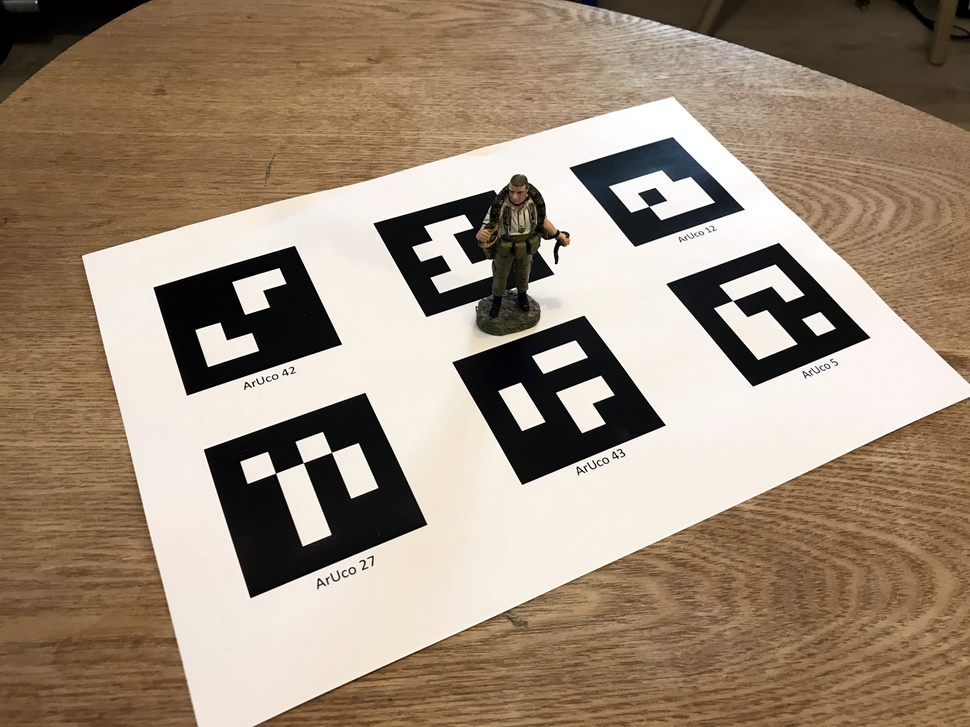
#> input picture posts/data/2021-02-24-Positioning-Using-ArUco-Tags/ArUco.jpg, 970 x 727 px, shrunk from 4032 x 3024 before the run
$ jupyter execute 2021-02-25-Precise-Positioning-Using-ArUco-Tag-Interior-Points.ipynb
#> lines starting #> are read from the running program, lines starting #| are printed output that depends on the picture; after the words box and inside, x2 and y2 are one past the last pixel; in counts of white or black regions, pixels touching at a corner belong together; long printed decimals are rounded
## The Context
In a previous [post](https://cgcooke.github.io/Blog/ar/computer%20vision/blender/visualisation/2021/02/17/An-Introduction-To-Augemented-Reality.html), I showed how we could use an ArUco tag to find the position and orientation of a camera. This was done using the four exterior points on the tag. If we detect more points on the tag, we could position the camera more accurately with respect to the tag.

At a high level, what we can do is:
1. Detect the exterior corners of the tag
2. Compute the homography (relationship) between the tag and its image
3. Detect points in the image
4. Transform them using the homography
5. Detect points in the tag
6. Match the transformed points from the image with points in the tag
7. Use all of the points to position the camera

As always, let's start by importing what we need.

[cell 1]
import numpy as np
import cv2
import cv2.aruco as aruco
import matplotlib.pyplot as plt
from scipy.spatial.transform import Rotation as Rot
import glob
from sklearn.neighbors import KDTree

plt.rcParams['figure.figsize'] = [20,20]

I've already calibrated the camera, which means that we have both the camera matrix (K) and the distortion parameters for the camera.

[cell 2]
K = np.array([[3286.9, 0.0 , 2032.8],
              [0.0   , 3282.3, 1519.1],
              [0.0   , 0.0   ,    1.0]])

dist = np.array([[2.44663616e-01],[-1.48023303e+00],[2.04607109e-03],[1.53484564e-03],[2.56349651e+00]])

points_3d = np.array([[0.0,1.0,0.0],
                      [1.0,1.0,0.0],
                      [1.0,0.0,0.0],
                      [0.0,0.0,0.0]])

tag_size_pixels = 1_000

Now we need to configure our ArUco code detector.

Firstly, specify that it should look for a "4X4_50" type tag.

[cell 3]
arucoDict = cv2.aruco.Dictionary_get(cv2.aruco.DICT_4X4_50)

Secondly, we tell it that we want to configure the detector; in particular, we want to find the corners to a very high degree of accuracy (Sub-Pixel).

[cell 4]
arucoParams = cv2.aruco.DetectorParameters_create()
arucoParams.cornerRefinementMethod = aruco.CORNER_REFINE_SUBPIX
arucoParams.cornerRefinementWinSize = 25

### Detect the exterior corners of the tag
Now let's extract the exterior points of the tag.

[cell 5]
fname = 'data/2021-02-24-Positioning-Using-ArUco-Tags/ArUco.jpg'
img = cv2.imread(fname)
#> img is the input picture: shape (727, 970, 3); mean B, G, R 120.8, 139.8, 158
gray = cv2.cvtColor(img,cv2.COLOR_BGR2GRAY)
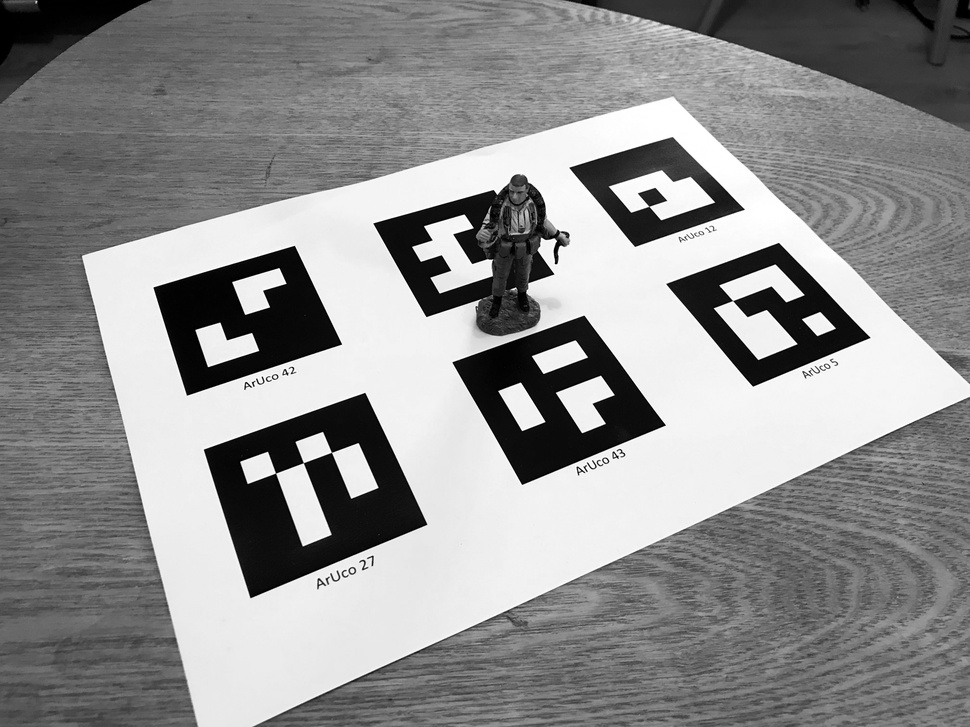
#> gray: shape (727, 970); min 0, max 255, mean 143.1

(aruco_tag_corners, ids, rejected) = cv2.aruco.detectMarkers(gray, arucoDict, parameters=arucoParams)
#> aruco_tag_corners = 5 items; ids = [27, 43, 42, 5, 12]; rejected = 18 items

aruco_tag_corners = np.array(aruco_tag_corners).squeeze()

### Compute the homography
Now let's find the homography/relationship between the tag and the image.

[cell 6]
def find_homography(corners,tag_size_pixels):
    src_pts = corners
    dst_pts = np.array([[0, tag_size_pixels], [tag_size_pixels, tag_size_pixels],
                        [tag_size_pixels, 0], [0, 0]])

    M, mask = cv2.findHomography(src_pts, dst_pts, cv2.RANSAC, 5.0)
    return(M)

tag_index = 0
tag_number = int(ids[tag_index])
#> tag_number = 27

[cell 7]
M = find_homography(aruco_tag_corners[tag_index,:,:], tag_size_pixels)
#> in find_homography, `src_pts = corners`: src_pts = [[203.3, 449.4], [364.5, 392.4], [427, 523.8], [250.3, 597.8]]
#> in find_homography, `M, mask = cv2.findHomography(src_pts, dst_pts, cv2.RANSAC, 5.0)`: M = [[8.35, -2.64, -508.6], [-3.98, -9.5, 6673.8], [-0.000128, 0.00139, 1]]; mask = [1, 1, 1, 1]

### Detect points in the image
Now let's detect the points in the image and the tag.

[cell 8]
def detect_features(image,max_num_features=200,threshold=0.01,min_distance=50):
    detected_corners = cv2.goodFeaturesToTrack(image,max_num_features,threshold,min_distance)
    winSize = (5, 5)
    zeroZone = (-1, -1)
    criteria = (cv2.TERM_CRITERIA_EPS + cv2.TermCriteria_COUNT, 40, 0.001)
    # Calculate the refined corner locations
    detected_corners = cv2.cornerSubPix(image, detected_corners, winSize, zeroZone, criteria)
    return(detected_corners)

[cell 9]
detected_features_image = detect_features(gray)
#> in detect_features, `detected_corners = cv2.goodFeaturesToTrack(image,max_num_features,thre..`: detected_corners = 120 rows, first 8: [869, 337], [555, 263], [472, 227], [802, 319], [667, 284], [413, 247], [714, 308], [303, 463]
#> in detect_features, `detected_corners = cv2.cornerSubPix(image, detected_corners, winSize, ..`: detected_corners = 120 rows, first 8: [870, 337.3], [555, 263], [476.7, 231], [801.4, 318.9], [665.7, 283.6], [411.5, 246.5], [713.3, 308], [303.3, 462.7]
#> detected_features_image has the same summary as detected_corners in detect_features
for i in detected_features_image:
    x,y = i.ravel()
    plt.scatter(x,y)
#> this loop made 120 passes
#> (x, y) on passes 1 to 12: (870, 337.3), (555, 263), (476.7, 231), (801.4, 318.9), (665.7, 283.6), (411.5, 246.5), (713.3, 308), (303.3, 462.7), (605.5, 423.1), (497.6, 390.7), (545.1, 421.3), (666.7, 200.2)

plt.imshow(img[:,:,::-1])
plt.show()
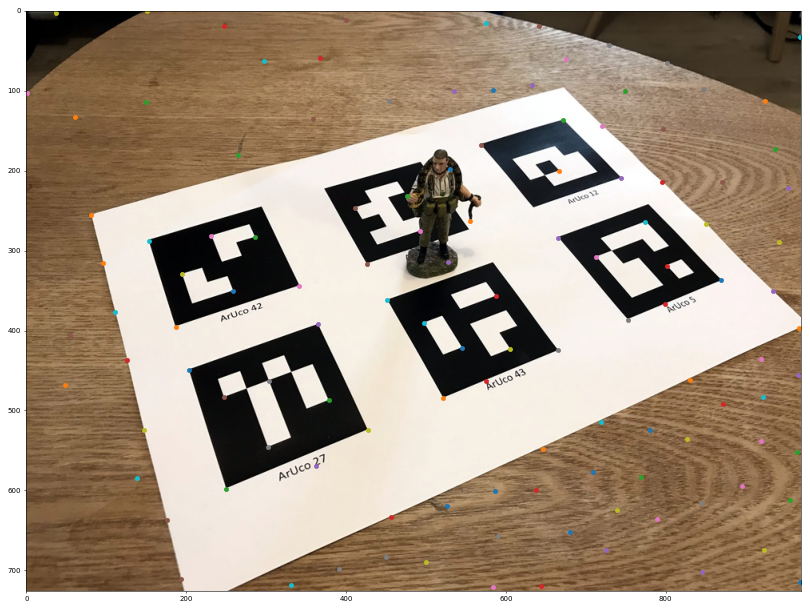
#> figure drawn by matplotlib, 1 panel

[cell 10]
# load the ArUCo dictionary
def load_tag(tag_number, tag_size_pixels):
    arucoDict = cv2.aruco.Dictionary_get(cv2.aruco.DICT_4X4_50)
    tag = np.zeros((tag_size_pixels, tag_size_pixels, 1), dtype="uint8")
    cv2.aruco.drawMarker(arucoDict, tag_number, tag_size_pixels, tag, 1);
    tag = tag.squeeze();
    return(tag)

### Transform the points using the homography
Now let's transform the points detected in the image using homography. This means that a point seen in the image should be in the same x,y position as the corresponding point in the tag after the transform.

[cell 11]
detected_features_image_transformed = cv2.perspectiveTransform(detected_features_image, M)
#> detected_features_image_transformed = 120 rows, first 8: [4323.8, 6.08], [2651.5, 1521.6], [2271.4, 2052], [3986.7, 340.9], [3287.5, 1018], [1764.9, 2091.1], [3468.4, 681.4], [499.3, 669.4]
detected_features_image_transformed[:,:,1] = tag_size_pixels - detected_features_image_transformed[:,:,1]

### Detect points in the tag

[cell 12]
tag = load_tag(tag_number, tag_size_pixels)
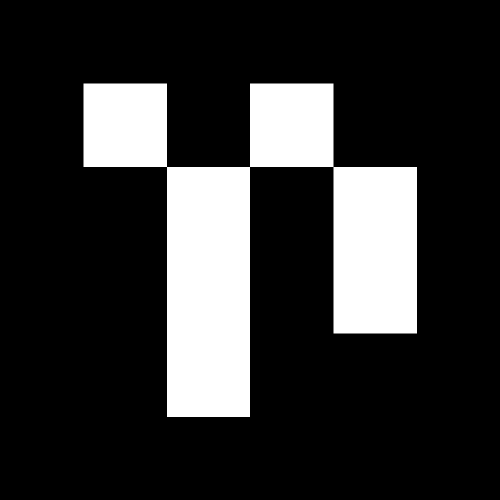
#> tag: shape (1000, 1000) (shown at 1/2 size); 19.4% white; 1 white region, box (x1, y1, x2, y2) and area: (167, 167, 834, 834) 194389
detected_features_tag = detect_features(tag, max_num_features=200, threshold=0.1, min_distance=50)
#> in detect_features (call 2), `detected_corners = cv2.goodFeaturesToTrack(image,max_num_features,thre..`: detected_corners = 13 rows, first 8: [667, 334], [500, 334], [334, 334], [499, 833], [334, 833], [833, 666], [667, 666], [833, 334]
#> in detect_features (call 2), `detected_corners = cv2.cornerSubPix(image, detected_corners, winSize, ..`: detected_corners = 13 rows, first 8: [666.5, 333.5], [499.5, 333.5], [333.5, 333.5], [499.4, 833.4], [333.6, 833.4], [833.4, 666.4], [666.6, 666.4], [833.4, 333.6]
#> detected_features_tag has the same summary as detected_corners in detect_features

Now let's visualise the extracted key points. I'm plotting the transformed points from the image in red and the features from the tag in blue.

[cell 13]
for feature in detected_features_image_transformed:
    x,y = feature.ravel()
    plt.scatter(x,y,color='r',alpha=0.5, s=1_000)
#> this loop made 120 passes
#> (x, y) on passes 1 to 12: (4323.8, 993.9), (2651.5, -521.6), (2271.4, -1052), (3986.7, 659.1), (3287.5, -18.03), (1764.9, -1091.1), (3468.4, 318.6), (499.3, 330.6), (2271.4, 837.1), (1767.9, 334.8), (1934.2, 667.6), (3798.2, -778.2)

for feature in detected_features_tag:
    x,y = feature.ravel()
    plt.scatter(x,y,color='b',alpha=0.5, s=1_000)
#> this loop made 13 passes
#> (x, y) on passes 1 to 12: (666.5, 333.5), (499.5, 333.5), (333.5, 333.5), (499.4, 833.4), (333.6, 833.4), (833.4, 666.4), (666.6, 666.4), (833.4, 333.6), (166.6, 333.4), (666.4, 166.6), (499.6, 166.6), (333.4, 166.6)

plt.imshow(tag,cmap='gray')
plt.show()
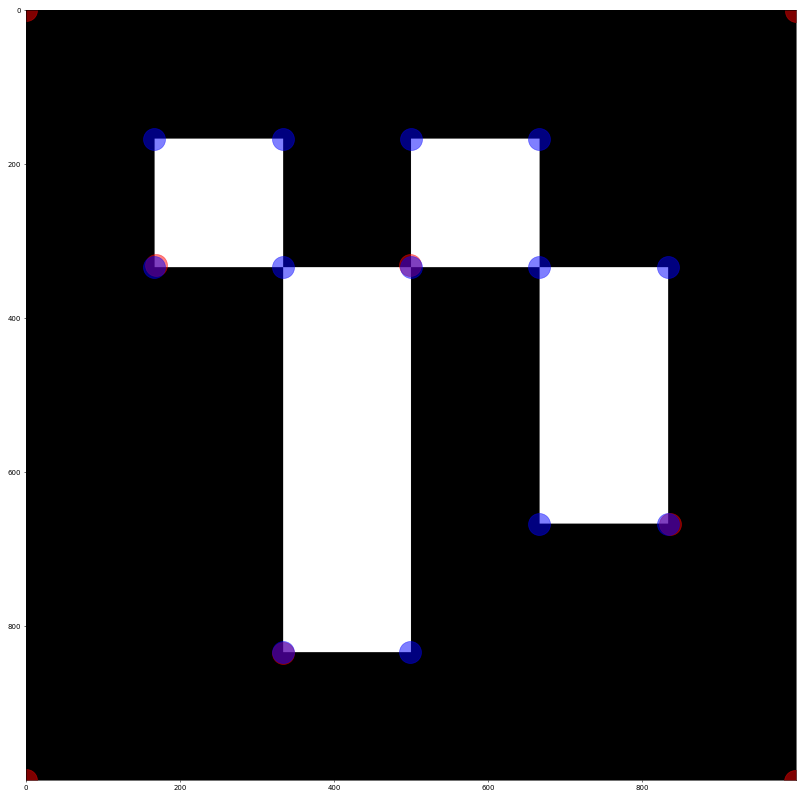
#> figure drawn by matplotlib, 1 panel

[cell 14]
detected_features_image_transformed[:,:,1] = tag_size_pixels - detected_features_image_transformed[:,:,1]
detected_features_tag[:,:,1] = tag_size_pixels - detected_features_tag[:,:,1]

### Match the transformed points from the image, with points in the tag

[cell 15]
def match_features(detected_features_image_transformed, detected_features_tag):
    X = detected_features_image_transformed.squeeze()  # 10 points in 3 dimensions
    tree = KDTree(X, leaf_size=2)

    detected_features_tag = detected_features_tag.squeeze()

    points_3d = []
    points_2d = []

    for i in range(detected_features_tag.shape[0]):
        dist, ind = tree.query(detected_features_tag[i].reshape((1,-1)), k=1)
        points_3d.append(detected_features_tag[i])
        points_2d.append(detected_features_image[int(ind)])

    points_3d = np.array(points_3d)
    points_2d = np.array(points_2d)
    points_2d = points_2d.squeeze()

    points_3d /= tag_size_pixels

    return(points_2d, points_3d)

[cell 16]
points_2d_interior, points_3d_interior =  match_features(detected_features_image_transformed, detected_features_tag)
#> in match_features, `X = detected_features_image_transformed.squeeze()`: X = 120 pairs, first value -815.7 to 8128.9, second value -2123.6 to 6513.6
#> in match_features, `detected_features_tag = detected_features_tag.squeeze()`: detected_features_tag = 13 rows, first 8: [666.5, 666.5], [499.5, 666.5], [333.5, 666.5], [499.4, 166.6], [333.6, 166.6], [833.4, 333.6], [666.6, 333.6], [833.4, 666.4]
#> the loop in match_features, `for i in range(detected_features_tag.shape[0]):` made 13 passes
#> (dist, ind) on passes 1 to 12: ([167.2], [7]), ([2.94], [7]), ([163.9], [25]), ([166.1], [27]), ([1.76], [27]), ([3.04], [22]), ([169.9], [22]), ([333], [22]), ([4.33], [25]), ([234.1], [7]), ([164], [7]), ([231.7], [25])
#> after the loop in match_features, `for i in range(detected_features_tag.shape[0]):`: points_2d = [[[303.3, 462.7]], [[303.3, 462.7]], [[247.4, 483.6]], [[302.5, 546.1]], [[302.5, 546.1]], [[378.2, 487.1]], [[378.2, 487.1]], [[378.2, 487.1]], [[247.4, 483.6]], [[303.3, 462.7]], [[303.3, 462.7]], [[247.4, 483.6]], [[247.4, 483.6]]]; points_3d = [[666.5, 666.5], [499.5, 666.5], [333.5, 666.5], [499.4, 166.6], [333.6, 166.6], [833.4, 333.6], [666.6, 333.6], [833.4, 666.4], [166.6, 666.6], [666.4, 833.4], [499.6, 833.4], [333.4, 833.4], [166.6, 833.4]]
#> in match_features, `points_3d = np.array(points_3d)`: points_3d has the same summary as detected_features_tag
#> in match_features, `points_2d = np.array(points_2d)`: points_2d = 13 rows, first 8: [303.3, 462.7], [303.3, 462.7], [247.4, 483.6], [302.5, 546.1], [302.5, 546.1], [378.2, 487.1], [378.2, 487.1], [378.2, 487.1]
#> in match_features, `points_3d /= tag_size_pixels`: points_3d = 13 rows, first 8: [0.667, 0.666], [0.5, 0.666], [0.334, 0.666], [0.499, 0.167], [0.334, 0.167], [0.833, 0.334], [0.667, 0.334], [0.833, 0.666]
#> points_2d_interior has the same summary as points_2d in match_features; points_3d_interior has the same summary as points_3d in match_features

points_3d_exterior = np.array([[0.0,1.0],
                              [1.0,1.0],
                              [1.0,0.0],
                              [0.0,0.0]])

points_2d_exterior = aruco_tag_corners[tag_index,:,:].squeeze()
#> points_2d_exterior has the same summary as src_pts in find_homography

points_3d = np.vstack([points_3d_exterior, points_3d_interior])
#> points_3d = 17 rows, first 8: [0, 1], [1, 1], [1, 0], [0, 0], [0.667, 0.666], [0.5, 0.666], [0.334, 0.666], [0.499, 0.167]
points_2d = np.vstack([points_2d_exterior, points_2d_interior])
#> points_2d = 17 rows, first 8: [203.3, 449.4], [364.5, 392.4], [427, 523.8], [250.3, 597.8], [303.3, 462.7], [303.3, 462.7], [247.4, 483.6], [302.5, 546.1]

points_3d = np.hstack([points_3d, np.zeros((points_3d.shape[0],1))])
#> points_3d = 17 rows, first 8: [0, 1, 0], [1, 1, 0], [1, 0, 0], [0, 0, 0], [0.667, 0.666, 0], [0.5, 0.666, 0], [0.334, 0.666, 0], [0.499, 0.167, 0]

plt.scatter(points_3d[:,0], points_3d[:,1])
plt.show()
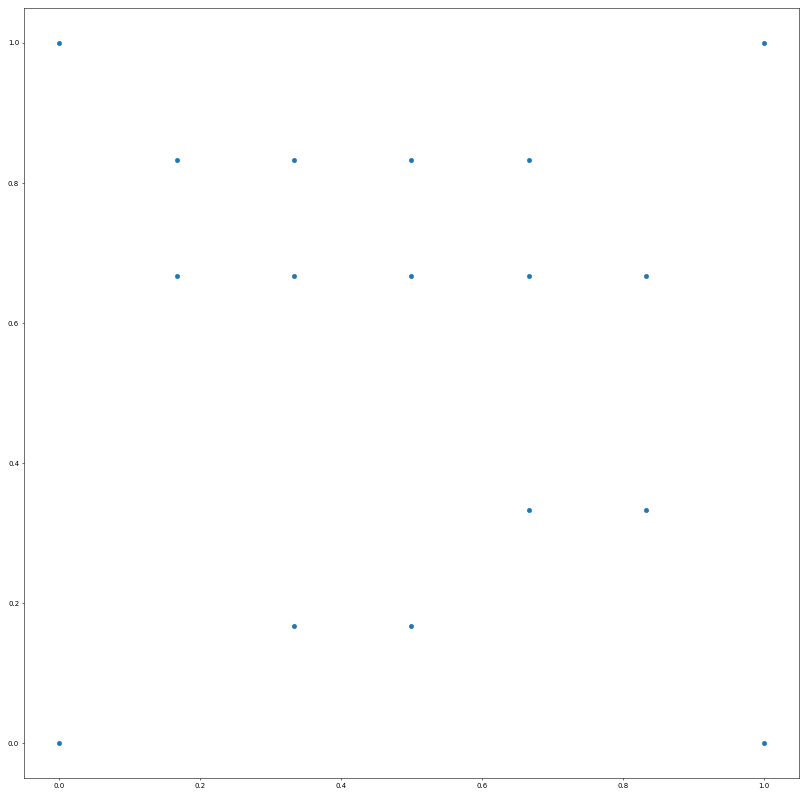
#> figure drawn by matplotlib, 1 panel

### Use all of the points to position the camera

Instead of using all the points, let's use RANSAC, an algorithm that can pick good inliers.

[cell 17]
ret, rvec, tvec, inliers = cv2.solvePnPRansac(objectPoints = points_3d,
                                              imagePoints = points_2d,
                                              cameraMatrix = K,
                                              distCoeffs = dist,
                                              reprojectionError = 5**2,
                                              iterationsCount=1_000)
#> ret = True; rvec = [2.52, -0.648, -0.158]; tvec = [-9.17, -4.7, 16.96]; inliers = [5, 6, 7, 8, 9, 14, 15, 16]

Now let's find the camera centre with respect to the marker.

[cell 18]
r = Rot.from_rotvec(rvec[:,0])
R = r.as_matrix()
#> R = [[0.878, -0.416, -0.236], [-0.478, -0.745, -0.466], [0.0179, 0.522, -0.853]]
t = np.array(tvec)
#> t = [-9.17, -4.7, 16.96]
C = -np.dot(R.T,tvec)
#> C = [5.51, -16.17, 10.1]
print(C)
#| [[  5.506]
#|  [-16.167]
#|  [ 10.103 ]]

Now, let's visualise the coordinates axes for a quick sanity check.

[cell 19]
axis = np.float32([[1,0,0], [0,1,0], [0,0,1]]).reshape(-1,3)
imgpts, jac = cv2.projectPoints(axis, rvec, tvec, K, dist)
#> imgpts = [[414.2, 511.9], [193.5, 478.3], [42.11, 430.1]]
imgpts = np.squeeze(imgpts)

[cx,cy] = points_2d_exterior[3]
#> cx = 250.3; cy = 597.8

plt.imshow(img[:,:,::-1])
plt.plot([cx,imgpts[0,0]],[cy, imgpts[0,1]], color='r', alpha=0.75, linewidth=5, label='X Axis')
plt.plot([cx,imgpts[1,0]],[cy, imgpts[1,1]], color='g', alpha=0.75, linewidth=5, label='Y Axis')
plt.plot([cx,imgpts[2,0]],[cy, imgpts[2,1]], color='b', alpha=0.75, linewidth=5, label='Z Axis')
plt.legend()
plt.show()
